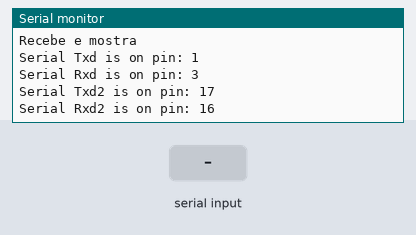
The program below on a simulated ESP32. Shown: the last lines printed to the serial monitor. Inputs (shaded band) come from the test bench.

Above: at 2.2 s.
2.3 s: "1" received over the second serial link
At 3.5 s:
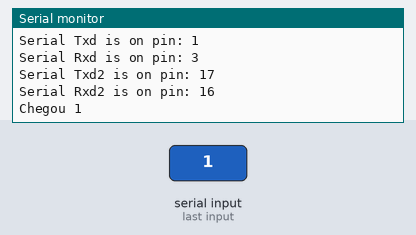
3.8 s: "0" received over the second serial link
At 4.9 s:
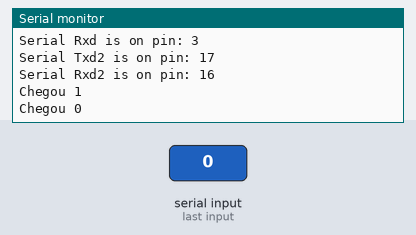
5.3 s: "2" received over the second serial link
At 6.1 s:
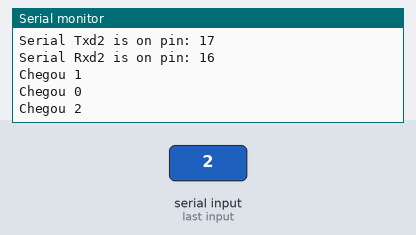

The program:

main.cpp
```cpp
/*
Engenharia de Computação - UPF
Comunicação de Dados em Aplicações Embarcadas
Marcelo Trindade Rebonatto
22/08/2023
Programa com comunicação serial entre dois kits eps32 - Receive
*/
#include <Arduino.h>

#define RXD2 16
#define TXD2 17

char c;
// put function declarations here:

void setup() {
    delay(1000);                   // Tempo para verificar a inicialização no terminal
    Serial.begin(9600);                                   // Inicializa para comunicação com Teclado e Monitor
    //Serial1.begin(9600, SERIAL_8N1, RXD2, TXD2);
    Serial2.begin(9600, SERIAL_8N1, RXD2, TXD2);
    Serial.println("");
    Serial.println("Recebe e mostra");
    Serial.println("Serial Txd is on pin: " + String(TX));  // Inicializa para comunicação com outra UART
    Serial.println("Serial Rxd is on pin: " + String(RX));
    Serial.println("Serial Txd2 is on pin: " + String(TXD2));  // Inicializa para comunicação com outra UART
    Serial.println("Serial Rxd2 is on pin: " + String(RXD2));
}

void loop() {
  // put your main code here, to run repeatedly:
  while (!Serial2.available());            //Busy wait aguardando algo na serial2

  c = Serial2.read();       // Recebe o caracter digitado na entrada de dados
  Serial.println("Chegou " + String(c));

}

// put function definitions here:
```

Measured:
- after the input at 2.3 s, the serial monitor: prints a new line at once (image 1)
- after the input at 3.8 s, the serial monitor: prints a new line at once (image 2)
- after the input at 5.3 s, the serial monitor: prints a new line at once (image 3)
